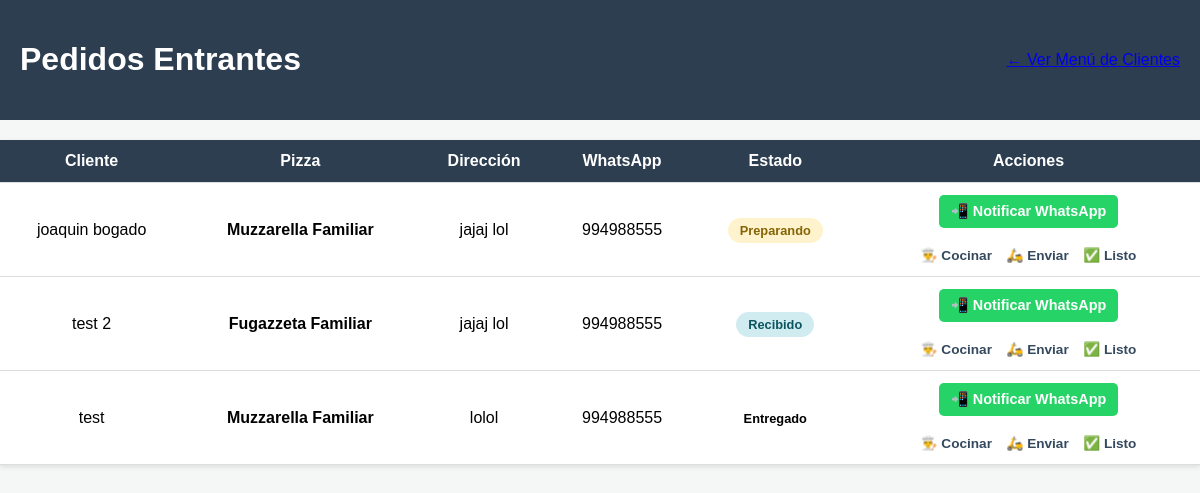
The app's page /admin/ with its own data.
### tables this page shows
CREATE TABLE pedidos (
    id INTEGER PRIMARY KEY AUTOINCREMENT,
    id_producto INTEGER,
    cliente TEXT NOT NULL,
    direccion TEXT NOT NULL,
    telefono TEXT NOT NULL,
    estado TEXT DEFAULT 'Recibido',
    fecha TIMESTAMP DEFAULT CURRENT_TIMESTAMP,
    FOREIGN KEY(id_producto) REFERENCES productos(id)
);

CREATE TABLE productos (
    id INTEGER PRIMARY KEY AUTOINCREMENT,
    nombre TEXT NOT NULL,
    precio TEXT NOT NULL,
    categoria TEXT 
);

### routes/admin.py (the view)
@admin_bp.route("/", strict_slashes=False)
def panel_control():
    conn = obtener_conexion()
    conn.row_factory = lambda cursor, row: dict(zip([col[0] for col in cursor.description], row))
    query = """
        SELECT
            pedidos.id,
            pedidos.cliente,
            pedidos.direccion,
            pedidos.telefono,
            pedidos.estado,
            productos.nombre as pizza_nombre
        FROM pedidos
        JOIN productos ON pedidos.id_producto = productos.id
        ORDER BY pedidos.id DESC
    """
    try:
        pedidos = conn.execute(query).fetchall()
    except Exception as e:
        print(f"Error en la base de datos: {e}")
        pedidos = []
    conn.close()
    return render_template("admin.html", pedidos=pedidos)

### database/connection.py (called while the page is built)
def obtener_conexion():
    conn = sqlite3.connect(DB_PATH)
    conn.row_factory = sqlite3.Row
    return conn

### templates/admin.html (shortened to what this page needs)
<!DOCTYPE html>
<html lang="es">
<head>
    <link rel="stylesheet" href="{{ url_for('static', filename='admin.css') }}">
</head>
<body class="admin-body">
    <header>
        <h1>Pedidos Entrantes</h1>
        <a href="/" class="link-home">← Ver Menú de Clientes</a>
    </header>
    <main>
        <table class="tabla-pedidos">
            <thead>
                <tr>
                    <th>Cliente</th>
                    <th>Pizza</th>
                    <th>Dirección</th>
                    <th>WhatsApp</th>
                    <th>Estado</th>
                    <th>Acciones</th>
                </tr>
            </thead>
            <tbody>
                {% for pedido in pedidos %}
                <tr>
                    <td>{{ pedido.cliente }}</td>
                    <td><strong>{{ pedido.pizza_nombre }}</strong></td>
                    <td>{{ pedido.direccion }}</td>
                    <td>{{ pedido.telefono }}</td>
                    <td>
                        <span class="badge {{ pedido.estado.lower() }}">
                            {{ pedido.estado }}
                        </span>
                    </td>
                    <td class="acciones-container">
                        <a href="https://wa.me/{{ pedido.telefono }}?text=Hola%20{{ pedido.cliente }},%20tu%20pedido%20de%20{{ pedido.pizza_nombre }}%20está%20{{ pedido.estado }}!%20🍕"
                           target="_blank" class="btn-whatsapp">
                           📲 Notificar WhatsApp
                        </a>
                        <div class="estados-links">
                            <a href="{{ url_for('admin.actualizar_estado', id_pedido=pedido.id, nuevo_estado='Preparando') }}">👨‍🍳 Cocinar</a>
                            <a href="{{ url_for('admin.actualizar_estado', id_pedido=pedido.id, nuevo_estado='En Camino') }}">🛵 Enviar</a>
                            <a href="{{ url_for('admin.actualizar_estado', id_pedido=pedido.id, nuevo_estado='Entregado') }}">✅ Listo</a>
                        </div>
                    </td>
                </tr>
                {% endfor %}
            </tbody>
        </table>
    </main>
</body>
</html>

### static/admin.css (style rules this page uses)
.admin-body { font-family: Arial, sans-serif; background-color: #f4f7f6; margin: 0; padding: 0; }
header { background-color: #2c3e50; color: white; padding: 20px; display: flex; justify-content: space-between; align-items: center; }
.tabla-pedidos { width: 100%; border-collapse: collapse; margin-top: 20px; background: white; text-align: center; box-shadow: 0 2px 5px rgba(0,0,0,0.1); }
.tabla-pedidos thead { background: #2c3e50; color: white; }
.tabla-pedidos th, .tabla-pedidos td { padding: 12px; border-bottom: 1px solid #ddd; }
.btn-whatsapp { background-color: #25D366; color: white; padding: 8px 12px; border-radius: 5px; text-decoration: none; font-weight: bold; display: inline-block; margin-bottom: 10px; font-size: 0.9em; transition: background 0.3s ease; }
.acciones-container { display: flex; flex-direction: column; align-items: center; gap: 8px; }
.estados-links a { margin: 0 5px; text-decoration: none; font-size: 0.85em; color: #34495e; font-weight: bold; }
.badge { padding: 5px 12px; border-radius: 20px; font-size: 0.8em; font-weight: bold; text-transform: capitalize; }
.badge.recibido { background-color: #d1ecf1; color: #0c5460; }
.badge.preparando { background-color: #fff3cd; color: #856404; }

### records on screen
pedidos: cliente "joaquin bogado", pizza_nombre "Muzzarella Familiar", direccion "jajaj lol", telefono "994988555", estado "Preparando"
pedidos: cliente "test 2", pizza_nombre "Fugazzeta Familiar", direccion "jajaj lol", telefono "994988555", estado "Recibido"
pedidos: cliente "test", pizza_nombre "Muzzarella Familiar", direccion "lolol", telefono "994988555", estado "Entregado"
